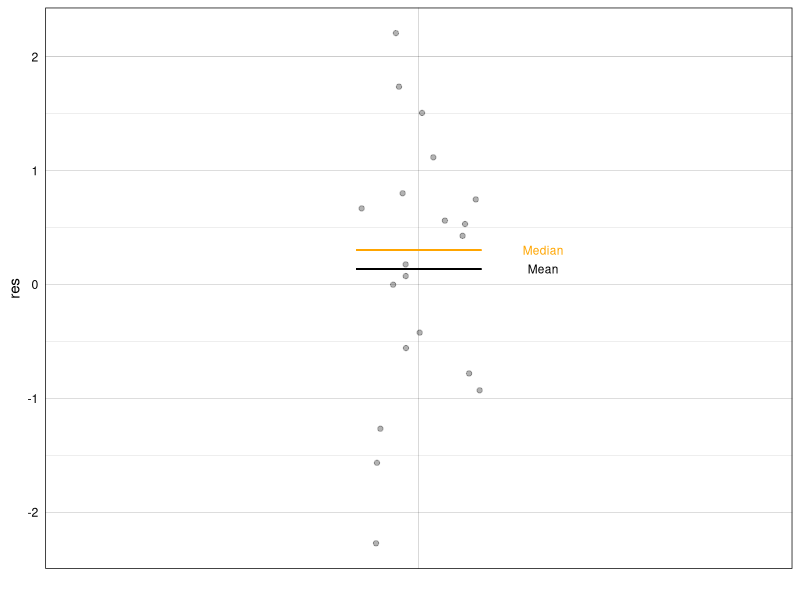
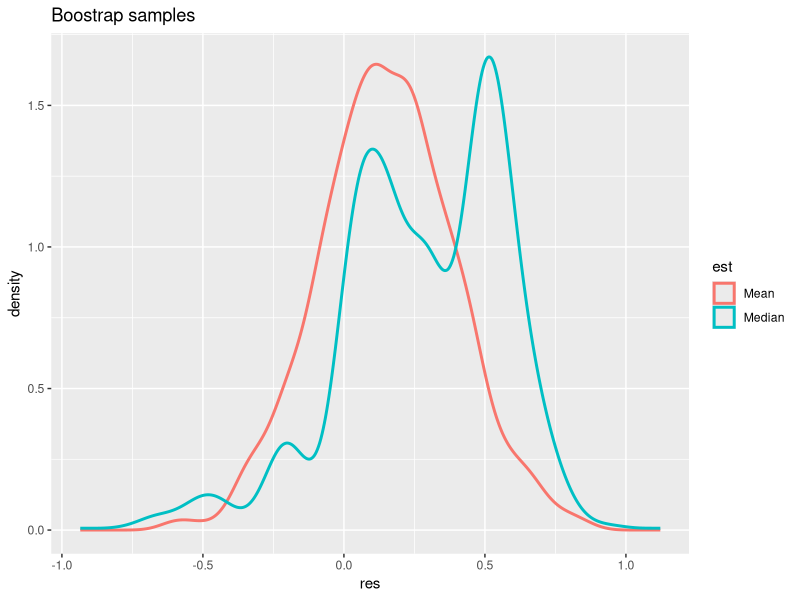
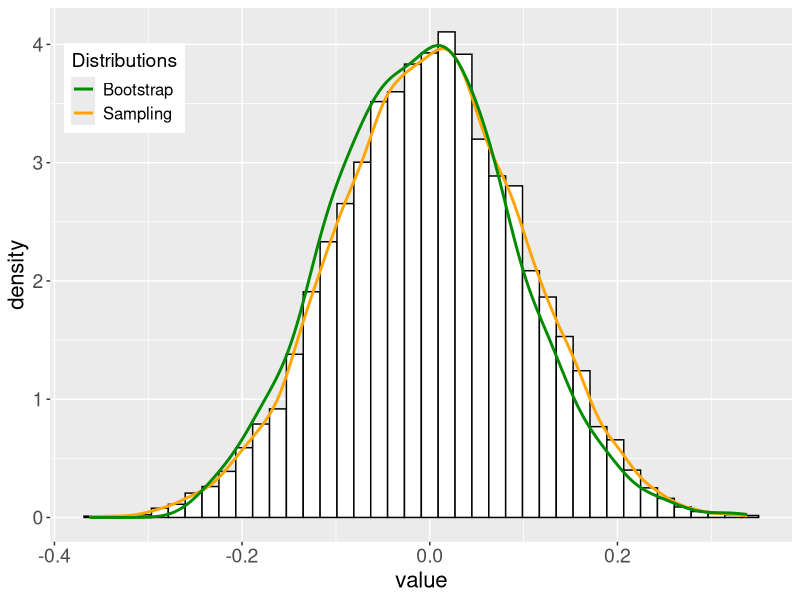
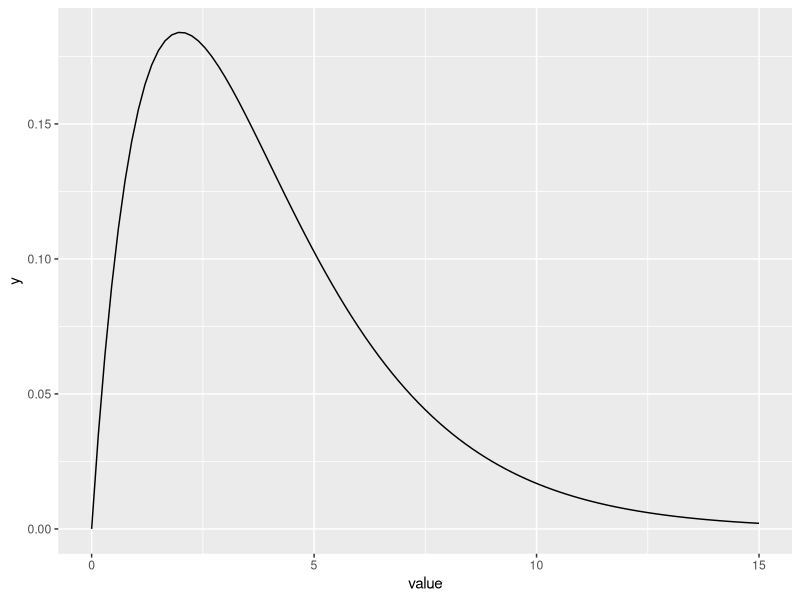
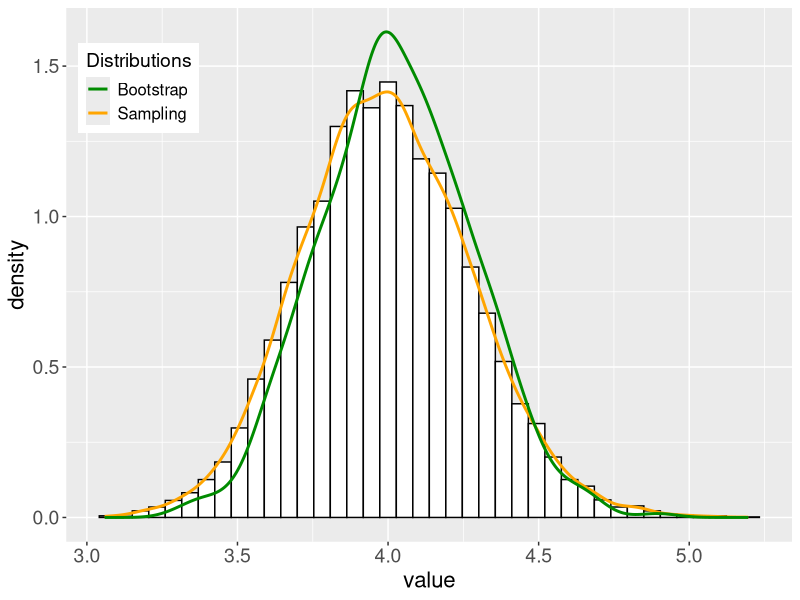
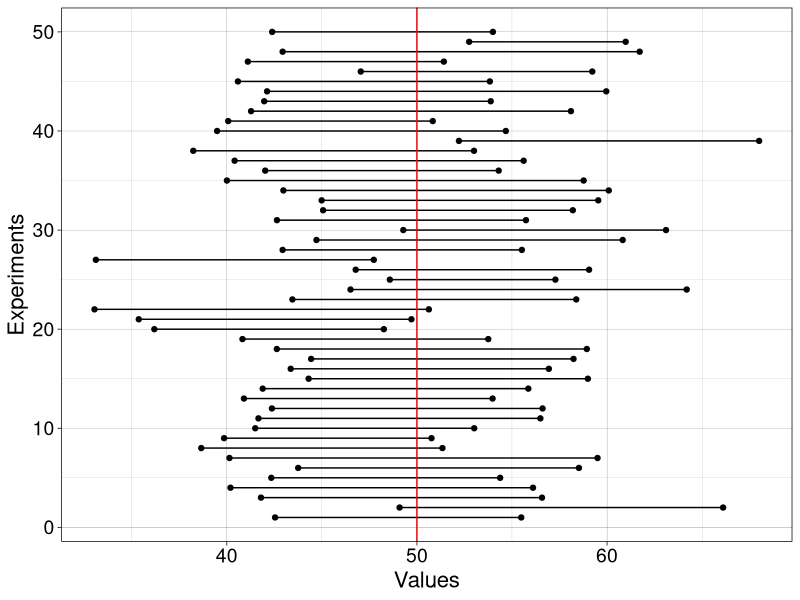
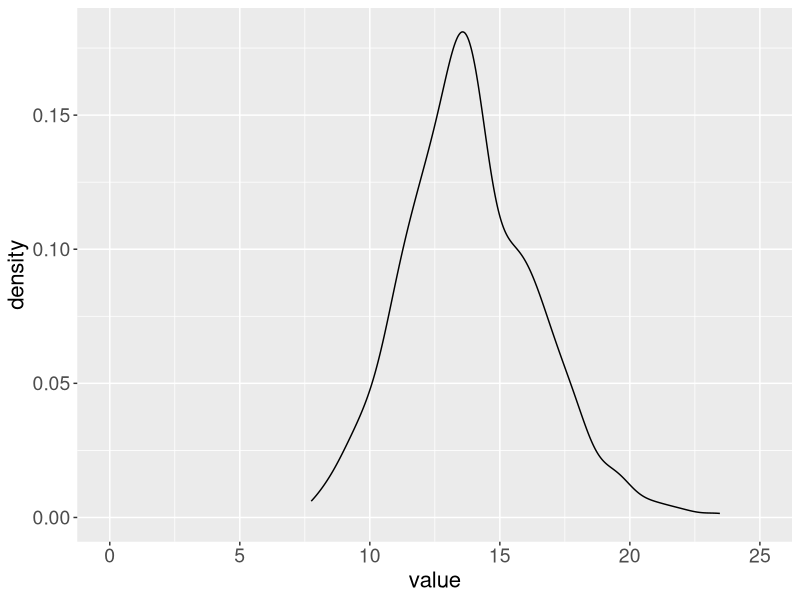

R code for these plots, in order:
## ---- chunk 1
# dependencies
library(ggplot2)
library(tibble)
## ---- chunk 2
sessionInfo()
## ---- chunk 3
n <- 10 # sample size
samp <- 1:n
boot.samp <- sample(samp, n, replace = TRUE) # sample with replacement
boot.samp
## ---- chunk 4
set.seed(21) # reproducible results
n <- 20 # sample size
samp <- rnorm(n) # get normal sample
nboot <- 1000 # number of bootstrap samples
# declare vector of results
boot.m <- vector(mode = "numeric", length = nboot) # save means
boot.md <- vector(mode = "numeric", length = nboot) # save medians
for(B in 1:nboot){
  boot.samp <- sample(samp, n, replace = TRUE) # sample with replacement
  boot.m[B] <- mean(boot.samp)
  boot.md[B] <- median(boot.samp)
}
samp.m <- mean(samp)
samp.md <- median(samp)
samp.m
samp.md
## ---- chunk 5
set.seed(1)
df <- tibble(cond = factor(rep(1,n)),
             res = samp) 
ggplot(df, aes(x = cond, y = res)) + theme_linedraw() + 
  geom_jitter(width = 0.1, alpha = 0.3) +
  theme(axis.text.x = element_blank(),
    axis.ticks = element_blank()) +
  scale_x_discrete(name ="") +
  # stat_summary(fun.y=median, geom="line")
  geom_segment(aes(x = 0.9, y = samp.m, xend = 1.1, yend = samp.m)) +
  geom_segment(aes(x = 0.9, y = samp.md, xend = 1.1, yend = samp.md), colour = "orange") +
  annotate("text", x = 1.2, y = samp.m, label = "Mean", size = 3) +
  annotate("text", x = 1.2, y = samp.md, label = "Median", size = 3, colour = "orange")
## ---- chunk 6
df <- tibble(res = c(boot.m, boot.md),
             est = factor(c(rep("Mean",nboot), rep("Median",nboot)))
             )
ggplot(df, aes(x = res, colour = est)) +
  geom_density(size = 1) +
  ggtitle("Boostrap samples")
## ---- chunk 7
set.seed(21) # reproducible results
n <- 20 # sample size
samp <- rnorm(n) # get normal sample
nboot <- 1000 # number of bootstrap samples
# sample with replacement + reoganise in matrix
boot.samp <- matrix(sample(samp, n*nboot, replace = TRUE), nrow = nboot)
boot.m <- apply(boot.samp, 1, mean)
boot.md <- apply(boot.samp, 1, median)
## ---- chunk 8
# source('./code/Rallfun-v35.txt')
#
#
## ---- chunk 9
set.seed(777) 
n <- 100
samp <- rnorm(n)
nboot <- 1000
nsamp <- 10000
# bootstrap distribution
boot.samp <- apply(matrix(sample(samp, n*nboot, replace = TRUE), nrow = nboot), 1, mean)
# sampling distribution of the mean
dist.samp <- apply(matrix(rnorm(n*nsamp), nrow = nsamp), 1, mean)
v <- as_tibble(dist.samp) 
ggplot(v, aes(x = value)) +
        geom_histogram(aes(y = ..density..), 
                       bins = 40,  colour = "black", fill = "white") +
        geom_line(aes(y = ..density.., colour = 'Sampling'), stat = 'density', size = 1) +     
        # stat_function(fun = dnorm, aes(colour = 'Normal'),
        #                  args = list(mean = mean(boot.samp), sd = sd(boot.samp)), size = 1) +
        geom_line(data = as_tibble(boot.samp),  
                  aes(x = value, y = ..density.., colour = 'Bootstrap'), 
                  stat = 'density', size = 1) +
        scale_colour_manual(name = "Distributions", values = c("green4", "orange1")) +
  theme(legend.position = c(0.1, 0.85),
        axis.title = element_text(size = 16),
        axis.text = element_text(size = 14),
        legend.text = element_text(size = 12),
      legend.title = element_text(size = 14)
       )
## ---- chunk 10
x <- seq(0, 15, .05)
ggplot(as_tibble(x), aes(value)) +
  stat_function(fun = dgamma, args = list(shape = 2, scale = 2))
## ---- chunk 11
set.seed(777) 
n <- 100
gamma_shape <- 2
gamma_scale <- 2
# sample n trials from gamma distribution
samp <- rgamma(n, shape = gamma_shape, scale = gamma_scale)
nboot <- 1000
nsamp <- 10000
# bootstrap distribution
boot.samp <- apply(matrix(sample(samp, n*nboot, replace = TRUE), nrow = nboot), 1, mean)
# sampling distribution of the mean of n trials from gamma distribution
dist.samp <- apply(matrix(rgamma(n*nsamp, shape = gamma_shape, scale = gamma_scale), nrow = nsamp), 1, mean)
v <- as_tibble(dist.samp) 
ggplot(v, aes(x = value)) +
        geom_histogram(aes(y = ..density..), 
                       bins = 40,  colour = "black", fill = "white") +
        geom_line(aes(y = ..density.., colour = 'Sampling'), stat = 'density', size = 1) +     
        # stat_function(fun = dnorm, aes(colour = 'Normal'),
        #                  args = list(mean = mean(boot.samp), sd = sd(boot.samp)), size = 1) +
        geom_line(data = as_tibble(boot.samp),  
                  aes(x = value, y = ..density.., colour = 'Bootstrap'), 
                  stat = 'density', size = 1) +
        scale_colour_manual(name = "Distributions", values = c("green4", "orange1")) +
  theme(legend.position = c(0.1, 0.85),
        axis.title = element_text(size = 16),
        axis.text = element_text(size = 14),
        legend.text = element_text(size = 12),
      legend.title = element_text(size = 14)
       )
## ---- chunk 12
nboot <- 1000
alpha <- .1
lo <- nboot*(alpha/2)
hi <- nboot - lo
lo <- lo + 1

set.seed(777) 
n <- 100
samp <- rnorm(n, m = 50, sd = 20)
# bootstrap distribution
boot.samp <- apply(matrix(sample(samp, n*nboot, replace = TRUE), nrow = nboot), 1, mean)
# confidence interval
sort.boot.samp <- sort(boot.samp) # sort bootstrap estimates
ci <- vector(mode = "numeric", length = 2)
ci[1] <- sort.boot.samp[lo]
ci[2] <- sort.boot.samp[hi]
## ---- chunk 13
t.test(samp, conf.level = 1-alpha)
## ---- chunk 14
nboot <- 1000
alpha <- .1
lo <- nboot*(alpha/2)
hi <- nboot - lo
lo <- lo + 1

nexp <- 50 # number of experiments
n <- 20 # sample size in each experiment
n.m <- 50 # mean of normal distribution 
n.sd <- 20 # sd of normal distribution
ci <- matrix(NA, nrow = nexp, ncol = 2)
for(E in 1:nexp){
  # sample data + bootstrap + compute mean of each bootstrap sample in one line of code
  boot.samp <- apply(matrix(sample(rnorm(n, n.m, n.sd), n*nboot, replace = TRUE), nrow = nboot), 1, mean)
  sort.boot.samp <- sort(boot.samp) # sort bootstrap estimates
  ci[E,1] <- sort.boot.samp[lo] 
  ci[E,2] <- sort.boot.samp[hi]
}
## ---- chunk 15
df <- tibble(x = as.vector(ci),
             y = rep(1:nexp,2),
             gr = factor(rep(1:nexp,2))
            )
ggplot(df, aes(x = x, y = y)) + theme_linedraw() +
  geom_point() +
  geom_line(aes(group = gr)) +
  geom_vline(xintercept = n.m, colour = "red") +
  labs(x = "Values", y = "Experiments") +
  theme(axis.title = element_text(size = 16),
        axis.text = element_text(size = 14))
## ---- chunk 16
set.seed(21)

nboot <- 200
alpha <- .1
lo <- nboot*(alpha/2)
hi <- nboot - lo
lo <- lo + 1

nexp <- 1000 # number of experiments
n <- 20 # sample size in each experiment
n.m <- 50 # mean of normal distribution 
n.sd <- 20 # sd of normal distribution
ci <- matrix(NA, nrow = nexp, ncol = 2)
for(E in 1:nexp){
  # sample data + bootstrap + compute mean of each bootstrap sample in one line of code
  boot.samp <- apply(matrix(sample(rnorm(n, n.m, n.sd), n*nboot, replace = TRUE), nrow = nboot), 1, mean)
  sort.boot.samp <- sort(boot.samp) # sort bootstrap estimates
  ci[E,1] <- sort.boot.samp[lo] 
  ci[E,2] <- sort.boot.samp[hi]
}

# Illustrate distribution of the width of the confidence intervals
ggplot(as_tibble(ci[,2]-ci[,1]), aes(x = value)) +
  geom_density() +
  theme(
    axis.title = element_text(size = 16),
        axis.text = element_text(size = 14)
  ) +
  coord_cartesian(xlim = c(0, 25))
## ---- chunk 17
set.seed(21)

nboot <- 200
alpha <- .1
lo <- nboot*(alpha/2)
hi <- nboot - lo
lo <- lo + 1

nexp <- 1000 # number of experiments
n <- 20 # sample size in each experiment
n.m <- 50 # mean of normal distribution 
n.sd <- 20 # sd of normal distribution
ci <- matrix(NA, nrow = nexp, ncol = 2)
for(E in 1:nexp){
  # sample data + bootstrap + compute mean of each bootstrap sample in one line of code
  boot.samp <- apply(matrix(sample(rnorm(n, n.m, n.sd), n*nboot, replace = TRUE), nrow = nboot), 1, mean)
  sort.boot.samp <- sort(boot.samp) # sort bootstrap estimates
  ci[E,1] <- sort.boot.samp[lo] 
  ci[E,2] <- sort.boot.samp[hi]
}

mean(n.m > ci[,1] & n.m < ci[,2])
## ---- chunk 18
set.seed(21)

alpha <- .1

nexp <- 1000 # number of experiments
n <- 20 # sample size in each experiment
n.m <- 50 # mean of normal distribution 
n.sd <- 20 # sd of normal distribution
ci <- matrix(NA, nrow = nexp, ncol = 2)
for(E in 1:nexp){
  ci[E,] <- t.test(rnorm(n, n.m, n.sd), conf.level = 1-alpha)$conf.int
}

mean(n.m > ci[,1] & n.m < ci[,2])
## ---- chunk 19

